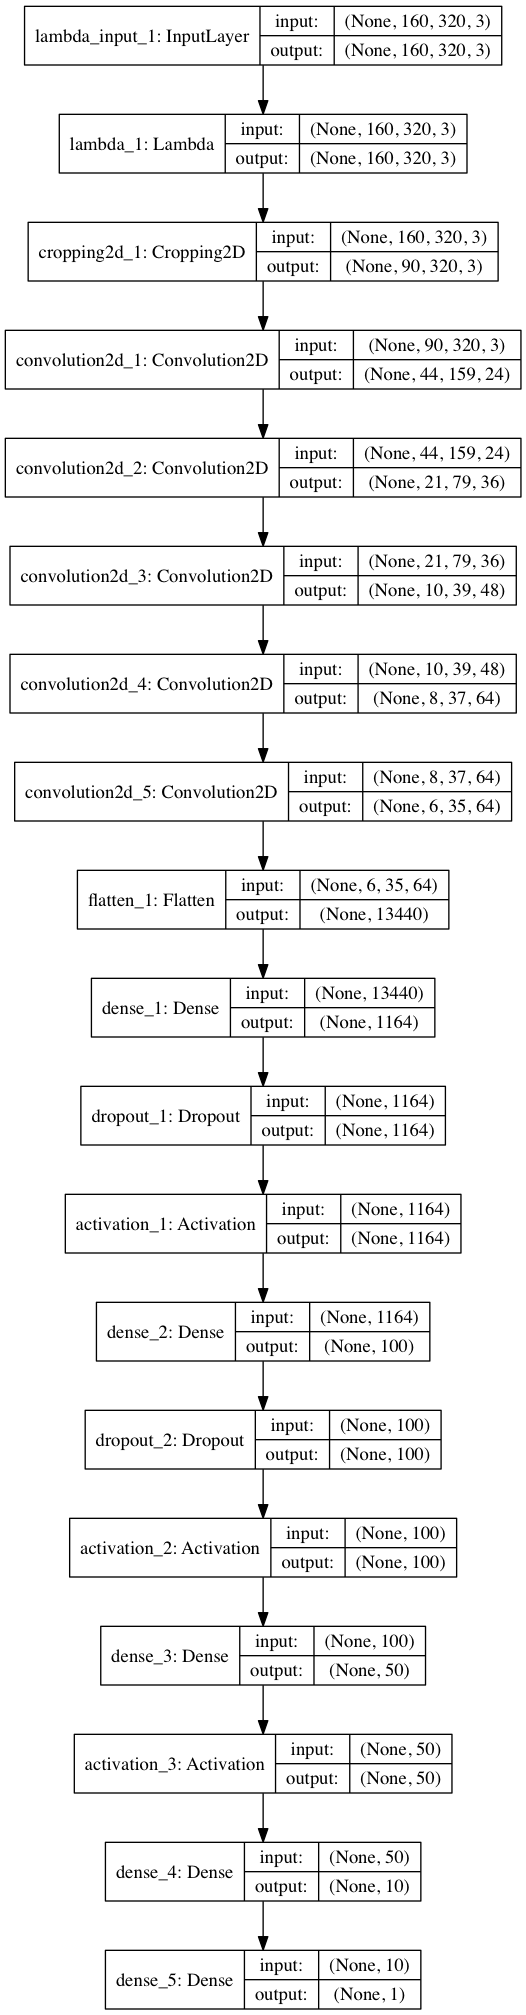

The Python source for this figure:
import os
import csv
import cv2
import numpy as np
import random
import pprint as pp
from scipy.stats import kurtosis, skew, describe
from itertools import filterfalse
import matplotlib
import matplotlib.pyplot as plt
from sklearn.model_selection import train_test_split
import tensorflow as tf
from sklearn.utils import shuffle
from keras.models import Sequential
from keras.layers.core import Flatten, Dense, Lambda, Dropout, Activation
from keras.layers import Cropping2D
from keras.layers.convolutional import Convolution2D
from keras.layers.pooling import MaxPooling2D
from keras.layers.normalization import BatchNormalization
from keras.callbacks import EarlyStopping
from keras.optimizers import Adam
from keras.utils.visualize_util import plot
matplotlib.use('Agg')

flags = tf.app.flags
FLAGS = flags.FLAGS

flags.DEFINE_string('log', 'data/driving_log.csv', 'Driving log')
flags.DEFINE_string('log2', 'CAR2/driving_log.csv', 'Curve Driving log')
flags.DEFINE_string('log3', 'CAR3/driving_log.csv', 'Reverse Curve Driving log')
flags.DEFINE_string('log4', 'CAR4/driving_log.csv', 'Curve Driving log')
flags.DEFINE_string('log5', 'CAR5/driving_log.csv', 'Curve Driving log - Hardturn')
flags.DEFINE_string('log6', 'CAR6/driving_log.csv', 'Curve Driving log')

flags.DEFINE_integer('threshold', 300, 'limiting number of images')
flags.DEFINE_float('angle_cutoff', 0.1, "Used for Image flipping")


#base path for images

flags.DEFINE_string('image_path','data/IMG/', "Image path")
flags.DEFINE_string('image_path2','CAR2/IMG/', "Image path")
flags.DEFINE_string('image_path3','CAR3/IMG/', "Image path")
flags.DEFINE_string('image_path4','CAR4/IMG/', "Image path")
flags.DEFINE_string('image_path5','CAR5/IMG/', "Image path")
flags.DEFINE_string('image_path6','CAR6/IMG/', "Image path")

#steering correction
flags.DEFINE_float('correction', 0.15, "Angle offset for Steering") 
#image shape
flags.DEFINE_integer('ch', 3, "number of channels")
flags.DEFINE_integer('row', 160, "rows")  
flags.DEFINE_integer('col', 320, "columns")

#CNN
filters=[3,3]
# for fully connected
dense_params_set1 = [100,50,10,1]
dense_params_set2 = [1024,512,128,1]


samples = []
steer_angles = []

'''
	Read driving_log.csv

'''
def read_log():
	global samples, steer_angles
	with open(FLAGS.log) as csvfile:
		print('read csv file - ', FLAGS.log)
		reader = csv.reader(csvfile)
		for line in reader:
			samples.append(line)
			steer_angles.append(float(line[3]))

	#hard turns bridge
	#with open(FLAGS.log2) as csvfile:
	#	print('read csv file - ', FLAGS.log2)
	#	for line in reader:
	#		samples.append(line)
	#		steer_angles.append(float(line[3]))

	#reverse bridge		
	#with open(FLAGS.log3) as csvfile:
	#	print('read csv file - ', FLAGS.log3)
	#	reader = csv.reader(csvfile)
	#	for line in reader:
	#		samples.append(line)
	#		steer_angles.append(float(line[3]))

	#more training data for first curver after the bridge
	with open(FLAGS.log4) as csvfile:
		print('read csv file - ', FLAGS.log4)
		reader = csv.reader(csvfile)
		for line in reader:
			samples.append(line)
			steer_angles.append(float(line[3]))

	#hard turns for first curve after the bridge
	with open(FLAGS.log5) as csvfile:
		print('read csv file - ', FLAGS.log5)
		reader = csv.reader(csvfile)
		for line in reader:
			samples.append(line)
			steer_angles.append(float(line[3]))

	#hard turns for second curve after the bridge
	with open(FLAGS.log6) as csvfile:
		print('read csv file - ', FLAGS.log6)
		reader = csv.reader(csvfile)
		for line in reader:
			samples.append(line)
			steer_angles.append(float(line[3]))

		print('Found samples ', len(samples))

'''
	Data cleanup. Original training dat is very imbalanced. lot of data collected
	with steer angle = 0 plus minus 0.05 degrees. need to reduce the data and randomly choose
	data for those angles
'''
def data_cleanup():
	global samples, steer_angles
	angles_list = np.unique(np.array(steer_angles))
	#print ( angles_list)
	filter_angles = []
	nonfilter_angles = []

	for ang in angles_list:
	    locs = np.where(steer_angles == ang)
	    #print(ang, '  ', len(locs[0]))
	    if len(locs[0]) > FLAGS.threshold:
	        filter_angles.append(ang)
	    else:
	        nonfilter_angles.append(ang)

	print(filter_angles)
	#print(nonfilter_angles)

	nonfilter_angles_set = set(nonfilter_angles)

	clean_samples = []
	clean_steer_angles = []

	for sample in samples:
	    #print ( sample[3])
	    if float(sample[3]) in nonfilter_angles_set:
	        clean_samples.append(sample)
	        clean_steer_angles.append(float(sample[3]))

	samples_array = np.array(samples)        
	for ang in filter_angles:
	    locs = np.where(steer_angles == ang)
	    
	    for i in range(FLAGS.threshold) :
	        loc = random.choice(locs[0])
	        #print (samples_array[loc])
	        clean_samples.append(samples_array[loc])
	        clean_steer_angles.append(float(samples_array[loc][3]))

	#plt.figure()
	#y1 = np.array(clean_steer_angles)
	#h = plt.hist(y1, bins=100)
	#plt.show()

	#clean_angles_list = np.unique(np.array(clean_steer_angles))

	#for ang in clean_angles_list:
	#    locs = np.where(clean_steer_angles == ang)
	#    print(ang, '  ', len(locs[0]))

	# reset samples and steer_angles
	samples = clean_samples
	steer_angles = clean_steer_angles


'''
If same angle is captured more than 5 times, most like its same image.
Ignore the extra images
'''
def data_cleanup2():
	global samples, steer_angles
	last5_angles = list()
	clean_samples = []
	clean_steer_angles = []

	for sample in samples:
		if len(last5_angles) < 5:
			clean_samples.append(sample)
			clean_steer_angles.append(float(sample[3]))
			last5_angles.append(sample[3])
		else:
			angle = sample[3]
			#print ( last5_angles.count(angle) )
			if last5_angles.count(angle) < 5:
				last5_angles.pop(0)
				clean_samples.append(sample)
				clean_steer_angles.append(float(sample[3]))
				last5_angles.append(sample[3])


	# reset samples and steer_angles
	samples = clean_samples
	steer_angles = clean_steer_angles

'''
For data augmentation, random brightness
'''
def random_brightness(image):
    image1 = cv2.cvtColor(image,cv2.COLOR_RGB2HSV)
    image1 = np.array(image1, dtype = np.float64)
    random_bright = .5+np.random.uniform()
    image1[:,:,2] = image1[:,:,2]*random_bright
    image1[:,:,2][image1[:,:,2]>255]  = 255
    image1 = np.array(image1, dtype = np.uint8)
    image1 = cv2.cvtColor(image1,cv2.COLOR_HSV2RGB)
    return image1

#warp affine only
def trans_image(image,steer, trans_range=100):

	image_shape = np.shape(image)
	# Translation
	tr_x = trans_range*np.random.uniform()-trans_range/2
	steer_ang = steer + tr_x/trans_range*2*.2
	tr_y = 40*np.random.uniform()-40/2
	#tr_y = 0
	Trans_M = np.float32([[1,0,tr_x],[0,1,tr_y]])
	image_tr = cv2.warpAffine(image,Trans_M,(image_shape[1],image_shape[0]))
    
	return image_tr,steer_ang    

'''
	Based on Nvidia CNN document, doing randome rotation and warp affine
'''
def transform_image(x, steering, rot_angle=0.05, shift=0.09):
	valPixels = 0.4
	image_shape = np.shape(x)
	rand_angle = np.random.uniform(rot_angle)-rot_angle/2.
	rand_shift_x = shift*np.random.uniform()-shift/2. 
	rand_shift_y = shift*np.random.uniform()-shift/2.
    
	#steering = steering + rand_shift_x/shift * 2 * valPixels

	rotate = cv2.getRotationMatrix2D((image_shape[1]/2,image_shape[0]/2),rand_angle,1.)
	trans = np.float32([[1,0,rand_shift_x],[0,1,rand_shift_y]])


	x = cv2.warpAffine(x,rotate,(image_shape[1],image_shape[0]))
	x = cv2.warpAffine(x,trans,(image_shape[1],image_shape[0]))
	return x, steering	

# samples generator
def generator(samples, training=False, batch_size=32):
    
	num_samples = len(samples)

	while 1: # Loop forever so the generator never terminates

		shuffle(samples)
		for offset in range(0, num_samples, batch_size):
			#print ('offset' , offset)
			batch_samples = samples[offset:offset+batch_size]

			images = []
			angles = []

			for batch_sample in batch_samples :
				#Add center image
				center_source_path = batch_sample[0]
				#print('center', center_source_path)	
				filename = center_source_path.split('\\')[-1]
				#print(filename)
				current_path = FLAGS.image_path + filename
				image = cv2.imread(current_path)
				#crop the image
				#image = crop(image)
				#print(image.shape)
				images.append(image)

				angle = float(batch_sample[3])
				#print('angle ', angle)
				angles.append(angle)

				if random.random() > 0.5:
					#image = cv2.imread(current_path)
					image = np.fliplr(image)
					images.append(image)
					angles.append(angle*-1.0)	

				#data augmentation#1 :
				if random.random() > 0.5:
					image = cv2.imread(current_path)
					image = random_brightness(image)
					images.append(image)
					angles.append(angle)		

				#data augmentation#1
				if random.random() > 0.5:
					image = cv2.imread(current_path)
					image, angle = trans_image(image, angle)
					images.append(image)
					angles.append(angle)		


				#Add left image
				left_source_path = batch_sample[1]
				filename = left_source_path.split('\\')[-1]
				current_path = FLAGS.image_path + filename
				image = cv2.imread(current_path)
				images.append(image)
				angle_left = angle + FLAGS.correction
				angles.append(angle_left)

				if random.random() > 0.5:
					#image = cv2.imread(current_path)
					image = np.fliplr(image)
					images.append(image)
					angles.append(angle_left * -1.0)	

				#data augmentation#1 :
				if random.random() > 0.5:
					image = cv2.imread(current_path)
					image = random_brightness(image)
					images.append(image)
					angles.append(angle_left)		

				#data augmentation#1
				if random.random() > 0.5:
					image = cv2.imread(current_path)
					image, angle_left = trans_image(image, angle_left)
					images.append(image)
					angles.append(angle_left)		

				#Add right image
				right_source_path = batch_sample[2]
				filename = right_source_path.split('\\')[-1]
				current_path = FLAGS.image_path + filename
				image = cv2.imread(current_path)
				images.append(image)
				angle_right = angle - FLAGS.correction
				angles.append(angle_right)

				if random.random() > 0.5:
					#image = cv2.imread(current_path)
					image = np.fliplr(image)
					images.append(image)
					angles.append(angle_right * -1.0)	

				#data augmentation#1 :
				if random.random() > 0.5:
					image = cv2.imread(current_path)
					image = random_brightness(image)
					images.append(image)
					angles.append(angle_right)		

				#data augmentation#1
				if random.random() > 0.5:
					image = cv2.imread(current_path)
					image, angle_right = trans_image(image, angle_right)
					images.append(image)
					angles.append(angle_right)		


			x_train = np.array(images)
			#print('x_train shape', x_train.shape)
			y_train = np.array(angles)	
			#print('y_train ', len(y_train))
			yield shuffle(x_train, y_train)

# samples generator
def generator2(samples, training=False, batch_size=32):
    
	num_samples = len(samples)

	while 1: # Loop forever so the generator never terminates

		shuffle(samples)
		for offset in range(0, num_samples, batch_size):
			#print ('offset' , offset)
			batch_samples = samples[offset:offset+batch_size]

			images = []
			angles = []

			for batch_sample in batch_samples :
				#Add center image
				center_source_path = batch_sample[0]
				#print('center', center_source_path)	
				filename = center_source_path.split('\\')[-1]

				if center_source_path.find("CAR2") > -1:
					#print(filename)
					current_path = FLAGS.image_path2 + filename
				elif center_source_path.find("CAR3") > -1:
					#print(filename)
					current_path = FLAGS.image_path3 + filename
				elif center_source_path.find("CAR4") > -1:
					#print(filename)
					current_path = FLAGS.image_path4 + filename
				elif center_source_path.find("CAR5") > -1:
					#print(filename)
					current_path = FLAGS.image_path5 + filename
				elif center_source_path.find("CAR6") > -1:
					#print(filename)
					current_path = FLAGS.image_path6 + filename
				else:
					#print(filename)
					current_path = FLAGS.image_path + filename
				image = cv2.imread(current_path)
				#crop the image
				#image = crop(image)
				#print(image.shape)
				images.append(image)

				angle = float(batch_sample[3])
				#print('angle ', angle)
				angles.append(angle)

				#if random.random() > 0.5:
					#image = cv2.imread(current_path)
				#	image = np.fliplr(image)
				#	images.append(image)
				#	angles.append(angle * -1.0)

				#data augmentation#1
				if random.random() > 0.5:
					image = cv2.imread(current_path)
					image, angle = transform_image(image, angle)
					images.append(image)
					angles.append(angle)		


				#Add left image
				left_source_path = batch_sample[1]
				filename = left_source_path.split('\\')[-1]
				if left_source_path.find("CAR2") > -1:
					current_path = FLAGS.image_path2 + filename
				elif left_source_path.find("CAR3") > -1:
					current_path = FLAGS.image_path3 + filename
				elif left_source_path.find("CAR4") > -1:
					current_path = FLAGS.image_path4 + filename
				elif left_source_path.find("CAR5") > -1:
					current_path = FLAGS.image_path5 + filename
				elif left_source_path.find("CAR6") > -1:
					current_path = FLAGS.image_path6 + filename
				else:
					current_path = FLAGS.image_path + filename
				image = cv2.imread(current_path)
				images.append(image)
				angle_left = angle + FLAGS.correction
				angles.append(angle_left)

				#if random.random() > 0.5:
					#image = cv2.imread(current_path)
					#image = np.fliplr(image)
					#images.append(image)
					#angles.append(angle_left * -1.0)

				if random.random() > 0.5:
					#image = cv2.imread(current_path)
					image, angle_left = transform_image(image, angle_left)
					images.append(image)
					angles.append(angle_left)	

				#Add right image
				right_source_path = batch_sample[2]
				filename = right_source_path.split('\\')[-1]
				if right_source_path.find("CAR2") > -1:
					current_path = FLAGS.image_path2 + filename
				elif right_source_path.find("CAR3") > -1:
					current_path = FLAGS.image_path3 + filename
				elif right_source_path.find("CAR4") > -1:
					current_path = FLAGS.image_path4 + filename
				elif right_source_path.find("CAR5") > -1:
					current_path = FLAGS.image_path5 + filename
				elif right_source_path.find("CAR6") > -1:
					current_path = FLAGS.image_path6 + filename
				else:
					current_path = FLAGS.image_path + filename
				image = cv2.imread(current_path)
				images.append(image)
				angle_right = angle - FLAGS.correction
				angles.append(angle_right)

				#if random.random() > 0.5:
					#image = cv2.imread(current_path)
				#	image = np.fliplr(image)
				#	images.append(image)
				#	angles.append(angle_right * -1.0)

				if random.random() > 0.5:
					#image = cv2.imread(current_path)
					image, angle_right = transform_image(image, angle_right)
					images.append(image)
					angles.append(angle_right)	


			x_train = np.array(images)
			#print('x_train shape', x_train.shape)
			y_train = np.array(angles)	
			#print('y_train ', len(y_train))
			yield shuffle(x_train, y_train)


#based on LeNet Architecture
def LeNet_model(ch, row, col):
	model = Sequential()
	model.add(Lambda(lambda x: (x / 255.0) - 0.5, input_shape=(FLAGS.row, FLAGS.col, FLAGS.ch)))
	model.add(Cropping2D(cropping=((50,20), (0,0)), input_shape=(160,320,3)))
	model.add(Convolution2D(6, 5, 5, activation="relu"))
	model.add(MaxPooling2D())
	#model.add(Dropout(0.5))
	model.add(Convolution2D(6, 5, 5, activation="relu"))
	model.add(MaxPooling2D())
	model.add(Flatten())
	model.add(Dense(120))
	model.add(Dense(84))
	model.add(Dense(1))
	return model;

def nvidia_model(ch, row, col, dropout=0.4):
	model = Sequential()
	model.add(Lambda(lambda x: (x / 255.0) - 0.5, input_shape=(FLAGS.row, FLAGS.col, FLAGS.ch)))
	#model.add(Lambda(lambda x: (x / 127.5) - 1., input_shape=(row, col, ch)))
	model.add(Cropping2D(cropping=((50,20), (0,0)), input_shape=(FLAGS.row, FLAGS.col, FLAGS.ch)))
	model.add(Convolution2D(24, filters[0], filters[1], subsample=(2,2), activation="relu"))
	#model.add(MaxPooling2D())	
	model.add(Convolution2D(36, filters[0], filters[1], subsample=(2,2), activation="relu"))
	#model.add(MaxPooling2D())
	model.add(Convolution2D(48, filters[0], filters[1], subsample=(2,2), activation="relu"))
	#model.add(Dropout(0.5))
	#model.add(BatchNormalization())
	#model.add(MaxPooling2D())
	model.add(Convolution2D(64, 3, 3, activation="relu"))
	model.add(Convolution2D(64, 3, 3, activation="relu"))	

	model.add(Flatten())
	model.add(Dense(1164))
	model.add(Dropout(0.7))
	model.add(Activation('relu'))

	model.add(Dense(dense_params_set1[0])) #100
	#model.add(Activation('relu'))
	model.add(Dropout(0.5))
	model.add(Activation('relu'))

	model.add(Dense(dense_params_set1[1]))   #50	
	#model.add(Dropout(0.5))
	model.add(Activation('relu'))
	#model.add(Dropout(dropout))
	model.add(Dense(dense_params_set1[2]))  #10
	#model.add(Activation('relu'))
	model.add(Dense(dense_params_set1[3]))

	return model;

def main(_):

	read_log()

	#check data collection
	plt.figure()
	y1 = np.array(steer_angles)
	h = plt.hist(y1, bins=100)
	s = plt.savefig("hist1.png", format='png', bbox_inches='tight')
	pp.pprint(describe(y1)._asdict())

	# balanncing the data to reduce excees data
	data_cleanup()

	#check data collection
	plt.figure()
	y1 = np.array(steer_angles)
	h = plt.hist(y1, bins=100)
	s = plt.savefig("hist2.png", format='png', bbox_inches='tight')
	pp.pprint(describe(y1)._asdict())


	#split samples into training and validation data, using 20%
	train_samples, validation_samples = train_test_split(samples, test_size=0.2)		


	train_generator = generator2(train_samples, training=True, batch_size=64)
	validation_generator = generator2(validation_samples, batch_size=64)
	#model = LeNet_model(ch, row, col)
	model = nvidia_model(FLAGS.ch, FLAGS.row, FLAGS.col);

	model.summary()
	plot(model, to_file='model.png', show_shapes=True)
	
	model.compile(loss='mse', optimizer='adam', metrics=['accuracy'])
	#model.fit(x_train, y_train, validation_split=0.2, shuffle=True, nb_epoch=20)
	early_stopping = EarlyStopping(monitor='val_loss', patience=2)
	history_object = model.fit_generator(train_generator, samples_per_epoch= \
            len(train_samples), validation_data=validation_generator, \
            nb_val_samples=len(validation_samples), nb_epoch=3, callbacks=[early_stopping], verbose=1)


	model.save('model.h5')

	### plot the training and validation loss for each epoch
	plt.figure()
	plt.plot(history_object.history['loss'])
	plt.plot(history_object.history['val_loss'])
	plt.title('model mean squared error loss')
	plt.ylabel('mean squared error loss')
	plt.xlabel('epoch')
	plt.legend(['training set', 'validation set'], loc='upper right')
	#plt.show()
	s = plt.savefig("mse_accu.png", format='png', bbox_inches='tight')

if __name__ == '__main__':
    tf.app.run()
